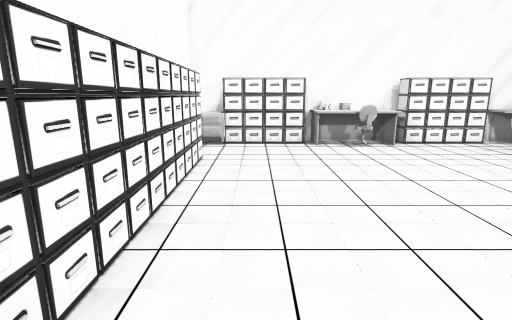
view 1 (above)

15 first-person views from a walk through a 3-D level made in the Unity game engine. The camera is 1.2 m above the floor, tilts 12° down and sees 80° across. The floor is counted in squares, 0.5 m on a side. Each view is taken from the middle of a square. On the plan, view 1 faces up. The plan holds only what a view shows up to about 19 squares ahead; the rest is blank. The place goes on beyond the plan. The player character is not drawn.

view 2
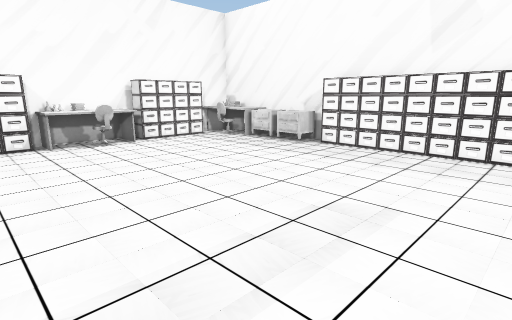

view 3
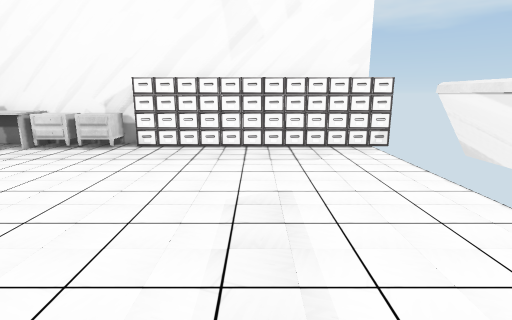

view 4
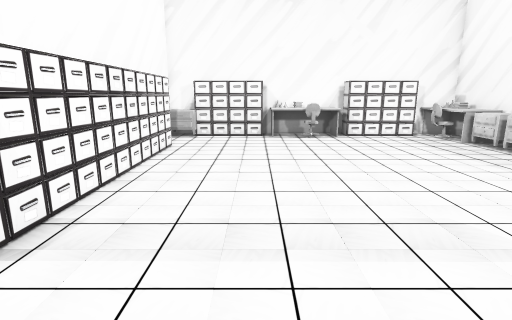

view 5
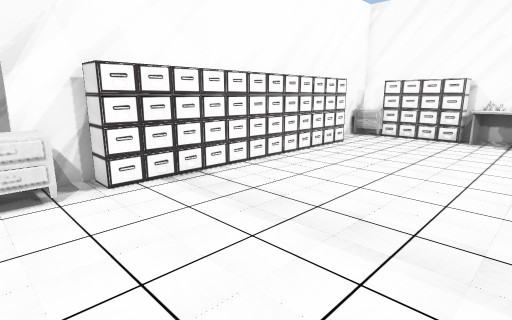

view 6
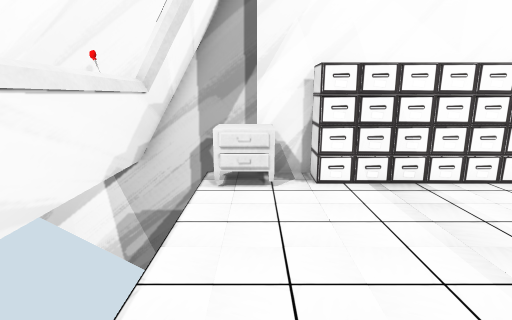

view 7
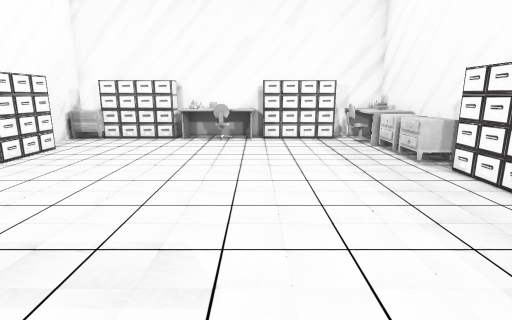

view 8
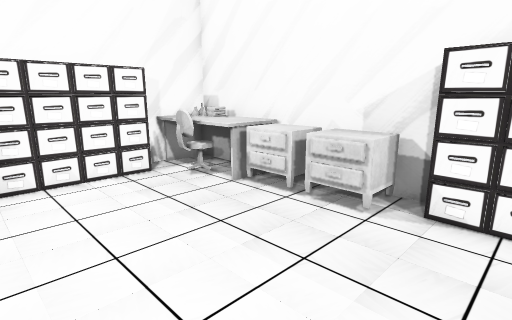

view 9
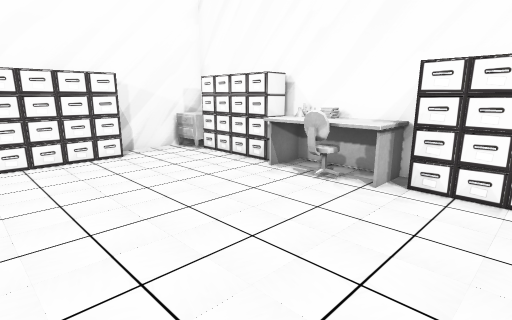

view 10
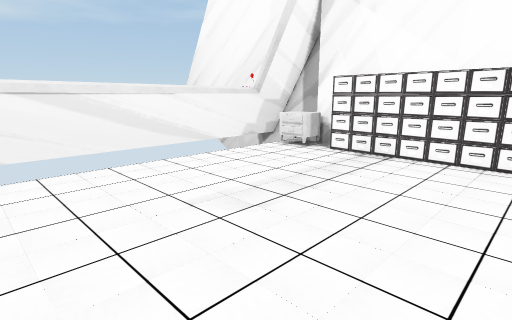

view 11
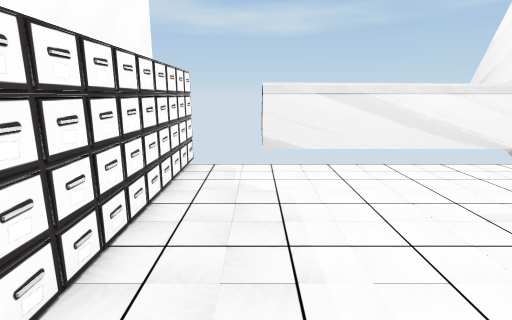

view 12
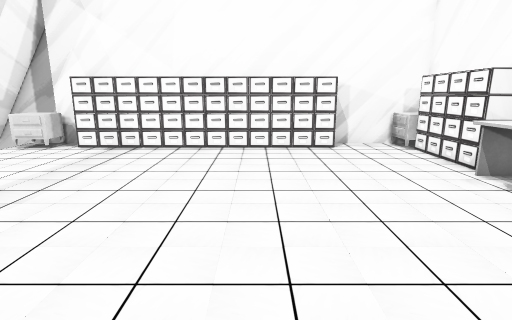

view 13
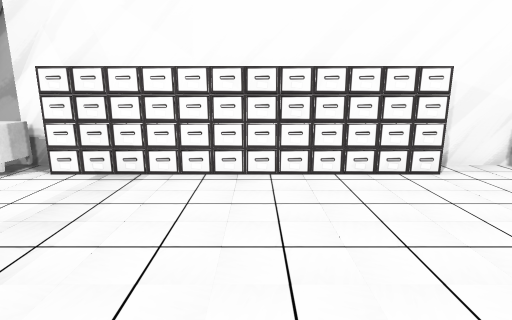

view 14
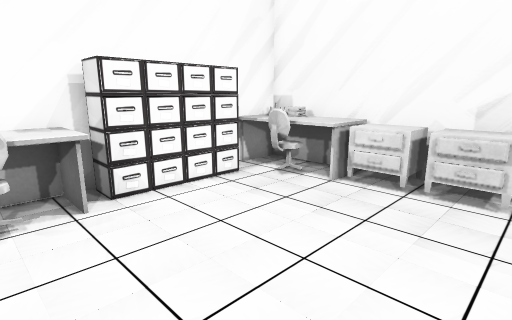

view 15
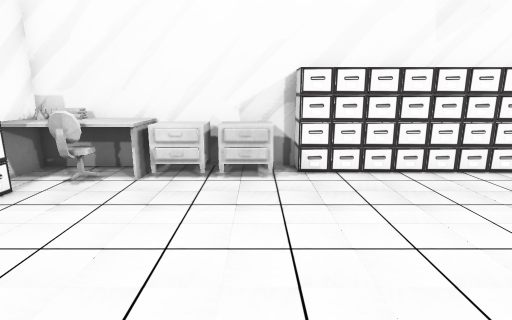

### Floor plan
Points are (right, up) in squares from view 1. A wall is a line through its corners. A room is listed if a view was taken in it or the views show most of it. See-through windows are left out.
Room 1 (views 1, 2, 3, 4, 5, 6, 7, 8, 9, 10, 11, 12, 13, 14, 15)
walls: (14.4, 5.9) (14.4, 16); (-2.1, 11.8) (-2.1, -0.3) (-3.1, -0.3); (11.5, 15.1) (7.4, 15.1); (2.4, 16.3) (2.4, 15.1) (-1.5, 15.1); (1.4, 16.1) (1.4, 15.1); (13.4, -4.4) (13.4, 7.7) (14.5, 7.7); (14.5, 16.4) (-3.4, 16.4) (-3.4, -2)
objects: other object (-3, -3) to (-2, -2); other object (-3, 15) to (-2, 16); other object (3, 14) to (7, 16); other object (12, 12) to (14, 16); other object (13, 9) to (14, 10); other object (13, 11) to (14, 12)

Positions as (right, up) in squares from view 1, and headings:
1: (0, 0), facing up
2: (0, -1), facing up-right
3: (-1, 2), facing right
4: (2, -3), facing up
5: (6, -3), facing up-left
6: (6, -2), facing left
7: (7, -2), facing up
8: (7, 6), facing up-right
9: (10, 7), facing up-left
10: (10, 7), facing down-left
11: (11, 7), facing down
12: (12, 8), facing left
13: (7, 6), facing left
14: (5, 8), facing up-right
15: (4, 9), facing right
